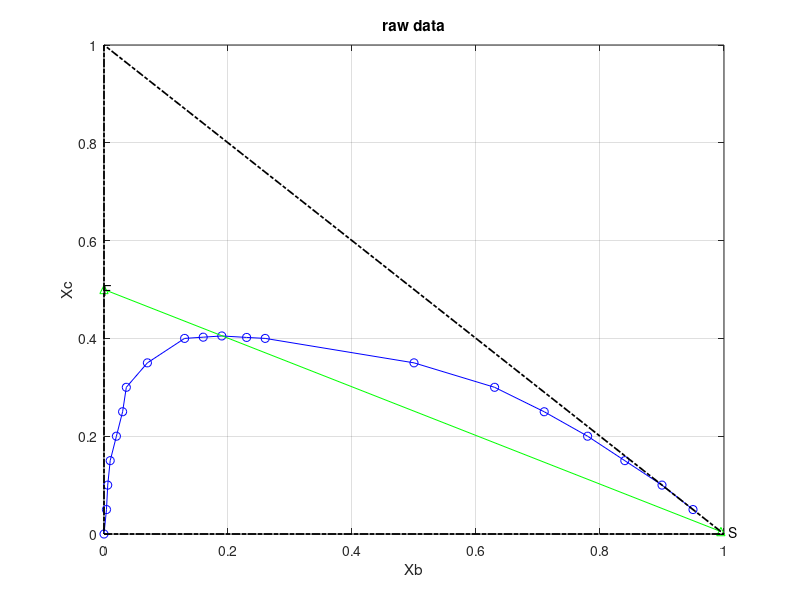

MATLAB code to generate this figure: (Note: this script raises an error after producing the figure.)
%LLE data
 B = [0 0.004 0.006 0.01 0.02 0.03 0.036 0.07 0.13 0.16 0.19 0.23 0.26 0.5 0.63 0.71 0.78 0.84 0.9 0.95 ];
 C = [0 0.05 0.1 0.15 0.2 0.25 0.3 0.35 0.4 0.4025 0.405 0.402 0.4 0.35 0.3 0.25 0.2 0.15 0.1 0.05 ];
 %FS line
 F1 = [0 0.995];
 S1 = [0.5 0.005];
xbf = 0;
xcf = 0.35;
ybs = 0.98;
ycs = 0.02;

 figure(1)
 plot(B,C,'bo-');grid on;
 hold on;

 plot(F1,S1,'g^-','linewidth',0.35)
 text(0,0.5,'F')
 text(0.995,0.005,'- S')

 
plot([0 1 0 0],[0 0 1 0], 'k-.', 'linewidth',1.25);
xlabel('Xb');ylabel('Xc');
title('raw data');

 tie_slope=[-0.0052   -0.0162   -0.0443   -0.0849   -0.1758];
  %tie line intervals
  Mx=0.45;
  My=0.19;
 if  ((0 < My) && (My <= 0.04));
        slope = 0 + (My - 0)*tie_slope(1)/(0.04);
 elseif((0.04< My) && (My <= 0.083));
        slope = tie_slope(1) + (My - 0.04)*tie_slope(2)/(0.083 - 0.04);
 elseif ((0.083 < My) && (My <= 0.13));
        slope = tie_slope(2) + (My - 0.083) * (tie_slope(3) - tie_slope(2)) / (0.13 - 0.083);
 elseif ((0.13 < My) && (My <= 0.215));
        slope = tie_slope(3) + (My - 0.13) * (tie_slope(4) - tie_slope(3)) / (0.215 - 0.13);
 elseif ((0.215 < My) && (My <= 0.395));
        slope = tie_slope(4) + (My - 0.215) * (tie_slope(4) - tie_slope(3)) / (0.395 - 0.215);
 elseif((My > 0.395));
        slope = tie_slope(5) + (My - 0.395)*(-0.155)/(0.4 - 0.395);
 end

    % raffinate
    [xbr,xcr] = vpasolve([y == poly2sym(p1),y == My + slope*(x - Mx)],[x,y],[0 0.1508; 0 0.6107]);    
    % Extract 
    [ybe,yce] = vpasolve([y == poly2sym(p2), y == My + slope*(x - Mx)],[x,y],[0.16 1; 0.6093 0]);
    
    plot([double(xbr) double(ybe)],[double(xcr) double(yce)],'o-','Color',[0,0.25,1],'linewidth',0.35);
    plot(double(Mx),double(My),'bo');
    [r,e] = solve([R + E - M,((R*xcr) + (E*yce) - (M*My)),R>0,E>0],[R,E]);
    F = r; %This is the feed in the subsequent stage
    xcf = xcr; % Respective concentration
    %display(r);
    %display(e);

x_vals = linspace(0, 1, 10);
y_vals = slope * (x_vals - Mx) + My;
plot(x_vals, y_vals, 'r-', 'linewidth', 1.5);
plot(Mx, My, 'kp', 'MarkerSize', 10, 'MarkerFaceColor', 'g');



p1 = polyfit(B(1:10), C(1:10), 3);
f1 = polyval(p1, B(1:10));

p2 = polyfit(B(11:19), C(11:19), 2);
f2 = polyval(p2, B(11:19));

figure(2)
plot(B(1:10), f1, 'g');
hold on;
plot(B(11:19), f2, 'r');
hold on;
scatter(B,C,'o');
legend("raffinate", "extract", "experimental data");
title("curve fitting");
xlabel("xB, yB");
ylabel("xC, yC");

figure(3)
xcr = [0.003:0.001:0.13];
f1 = polyval(p1, xcr);
plot(xcr,f1 , 'r'); hold on;
scatter(B(1:10),C(1:10),'b');



%part e
yce3 = zeros(1,80);
k = 1;
for j = 600:10:840
    stages = 3;
    S = [j j j];
    F = 1000;
    xbf = 0;
    xcf = 0.5;
    ybs = 0.995;

    ycs = 0.005;
    r = ones(1,stages);
    e = ones(1,stages);
    xbr = ones(1,stages);xcr = ones(1,stages);
    ybe = ones(1,stages);yce = ones(1,stages);
    M = ones(1,stages);
    Mx = ones(1,stages);
    My = ones(1,stages);
    syms R E
    syms x y
    for i = 1:3
        M(i) = F + S(i);
        My(i) = (F*xcf + S(i)*ycs)/M(i); % y coordinate of the mixture point
        Mx(i) = (F*xbf + S(i)*ybs)/M(i); % x coordinate of the mixture point

        if (0.1 < My(i)) && (My(i) <= 0.3)
        slope = tie_slope(1) + ( My(i)-0.1) * (tie_slope(2) - tie_slope(1)) / (0.3 - 0.1 );
        elseif (0.3 < My(i)) && (My(i) <= 0.5)
        slope = tie_slope(2) + (My(i) - 0.3) * (tie_slope(3) - tie_slope(2)) / (0.5 - 0.3);
        elseif (0.5 < My(i)) && (My(i)<=0.6)
        slope = tie_slope(3) + (My(i) - 0.3) * (tie_slope(4) - tie_slope(3)) / (0.5 - 0.3);
        elseif (My(i)>0.6)
        slope = tie_slope(4) + (My(i) - 0.3) * 0.12 / (0.6107 - 0.5);
        end

        [xbr(i),xcr(i)] = vpasolve([y == poly2sym(p1),y == My(i) + slope*(x - Mx(i))],[x,y],[0 0.1508; 0 0.6107]); % for the raffinate part

        [ybe(i),yce(i)] = vpasolve([y == poly2sym(p2), y == My(i) + slope*(x-Mx(i))],[x,y],[0.16 1; 0.6093 0]); % for the extract part

        [r(i),e(i)] = solve([R + E - M(i),((R*xcr(i)) + (E*yce(i)) - (M(i)*My(i))),R>0,E>0],[R,E]);
        F = r(i); % This is the feed in the subsequent stage
        xcf = xcr(i); % Respective concentration
        yce3(k) = yce(3);
    end
    k = k+1;
end

figure(4)
x = [400:10:1200];
plot(x,yce3, '-bo');
xlabel("amount of solvent");
ylabel("Solute level");
title("Solvent level vs no of stages");
